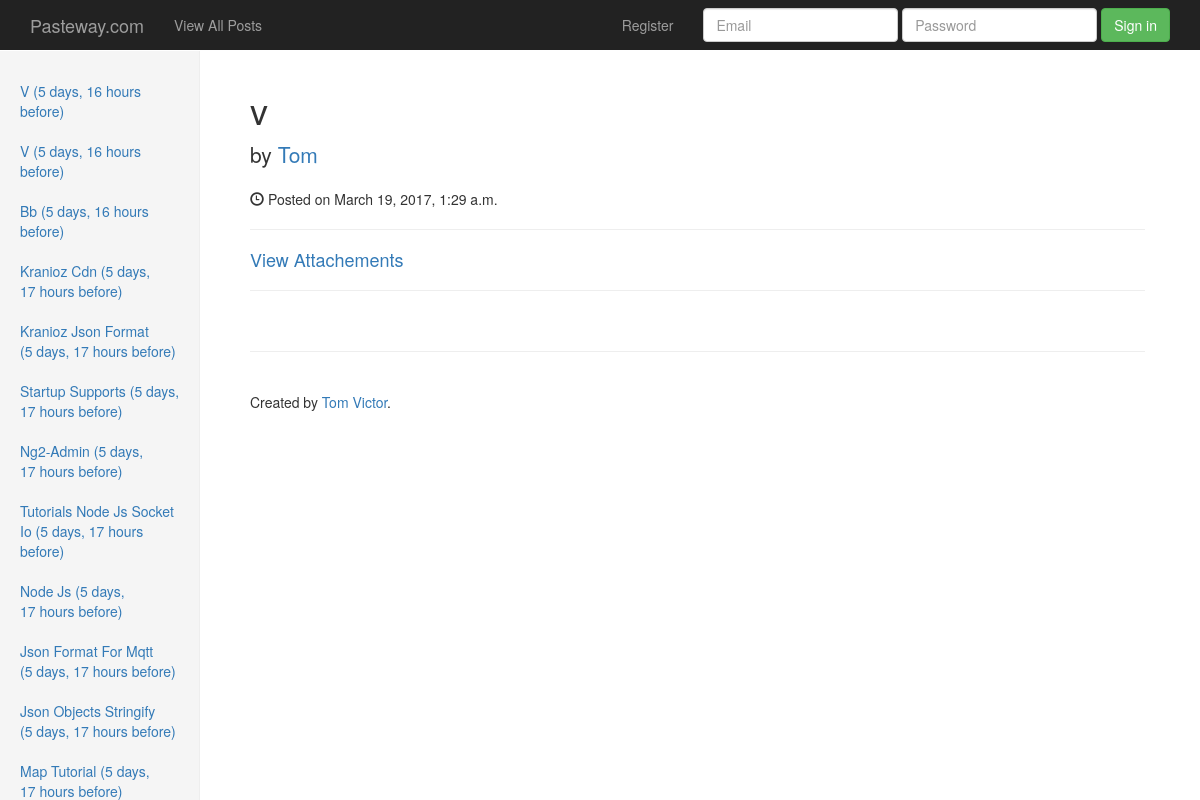
/2bbcf/, run on the app's committed database.
### MainApp/models.py (models this page shows, shortened)
class Post(models.Model):
    title = models.CharField(max_length=500)
    content = models.TextField(blank=True, null=True)
    image = models.ImageField(blank=True,null=True,upload_to=user_directory_path)
    files = models.FileField(blank=True,null=True,upload_to=user_directory_path)
    status = models.CharField(max_length=100, choices=VISIBILITY_CHOICES,default='public')
    timestamp = models.DateTimeField(default=datetime.now())
    writer = models.ForeignKey(settings.AUTH_USER_MODEL,default=1)
    hits = models.IntegerField(default=0)
    likes = models.IntegerField(default=0)
    slug = models.SlugField(blank=True, default=None, unique=True)
    def get_absolute_url(self):
        if settings.DEBUG:
            return "http://pasteway.com/%s" % (self.slug)
        return "http://pasteway.com/%s" % (self.slug)

### MainApp/views.py (the view)
# urls.py: url(r'^(?P<slug>[-\w]+)/$', views.post_detail_view.as_view(template_name='detail-view.html'), name='detail'),
class post_detail_view(DetailView):
    model = Post
    query_pk_and_slug = "slug"
    context_object_name = 'thisPost'
    def get_context_data(self, **kwargs):
        context = super(post_detail_view, self).get_context_data(**kwargs)
        context['latest_posts'] = Post.objects.all().filter(status="public").order_by("-timestamp")[:18]
        return context

### templates/detail-view.html (shortened to what this page needs)
{% extends 'base.html' %}
{% load  staticfiles %}
{% load crispy_forms_tags %}
{% block extrahead %}
    <link href="{% static 'css/jumbotron.css' %}" rel="stylesheet" xmlns="http://www.w3.org/1999/html">
    <link href="{% static 'css/dashboard.css' %}" rel="stylesheet">
{% endblock %}
{% block content %}
    <div class="container">
        <div class="row">
            <div class="col-sm-3 col-md-2 sidebar">
                <ul class="nav nav-sidebar">
                    {% for object in latest_posts %}
                         <li><a href=" {% url 'MainApp:detail' object.slug %}">{{ object.title|title }} ({{ object.timestamp|timesince }} before)</a></li>
                    {% endfor %}
                </ul>
            </div>
            <div class="col-sm-9 col-sm-offset-3 col-md-10 col-md-offset-2 main">
                <h1>{{ thisPost.title }}</h1>
                <p class="lead">
                    by <a href="#">{{ thisPost.writer.first_name }}</a>
                </p>
                <p><span class="glyphicon glyphicon-time"></span> Posted on {{ thisPost.timestamp }}</p>
                <hr>
             {% if  thisPost.files %}
                    <h4><a href="{{ thisPost.files.url }}" target="_blank">
                        View Attachements
                    </a></h4>
                  <hr>
                {% endif %}
                <hr>
                <footer>
                    <p> Created by <a href="http://github.com/tomvictor" target="_blank">Tom Victor</a>.</p>
                </footer>
            </div>
        </div>
    </div>
{% endblock %}

### MainApp/static/css/jumbotron.css (style rules this page uses)
body { padding-top: 50px; padding-bottom: 20px; }

### MainApp/static/css/dashboard.css (style rules this page uses)
body { padding-top: 50px; }
.sidebar { display: none; }
@media (min-width: 768px) { .sidebar { position: fixed; top: 51px; bottom: 0; left: 0; z-index: 1000; display: block; padding: 20px; overflow-x: hidden; overflow-y: auto; background-color: #f5f5f5; border-right: 1px solid #eee; } }
.nav-sidebar { margin-right: -21px; margin-bottom: 20px; margin-left: -20px; }
.nav-sidebar > li > a { padding-right: 20px; padding-left: 20px; }
.main { padding: 20px; }
@media (min-width: 768px) { .main { padding-right: 40px; padding-left: 40px; } }

### data on the page
Post: title "V", timestamp "5 days, 16 hours", title "v", writer.first_name "Tom", timestamp "March 19, 2017, 1:29 a.m."
Post: title "V", timestamp "5 days, 16 hours"
Post: title "Bb", timestamp "5 days, 16 hours"
Post: title "Kranioz Cdn", timestamp "5 days, 17 hours"
Post: title "Kranioz Json Format", timestamp "5 days, 17 hours"
Post: title "Startup Supports", timestamp "5 days, 17 hours"
Post: title "Ng2-Admin", timestamp "5 days, 17 hours"
Post: title "Tutorials Node Js Socket Io", timestamp "5 days, 17 hours"
Post: title "Node Js", timestamp "5 days, 17 hours"
Post: title "Json Format For Mqtt", timestamp "5 days, 17 hours"
Post: title "Json Objects Stringify", timestamp "5 days, 17 hours"
Post: title "Map Tutorial", timestamp "5 days, 17 hours"
